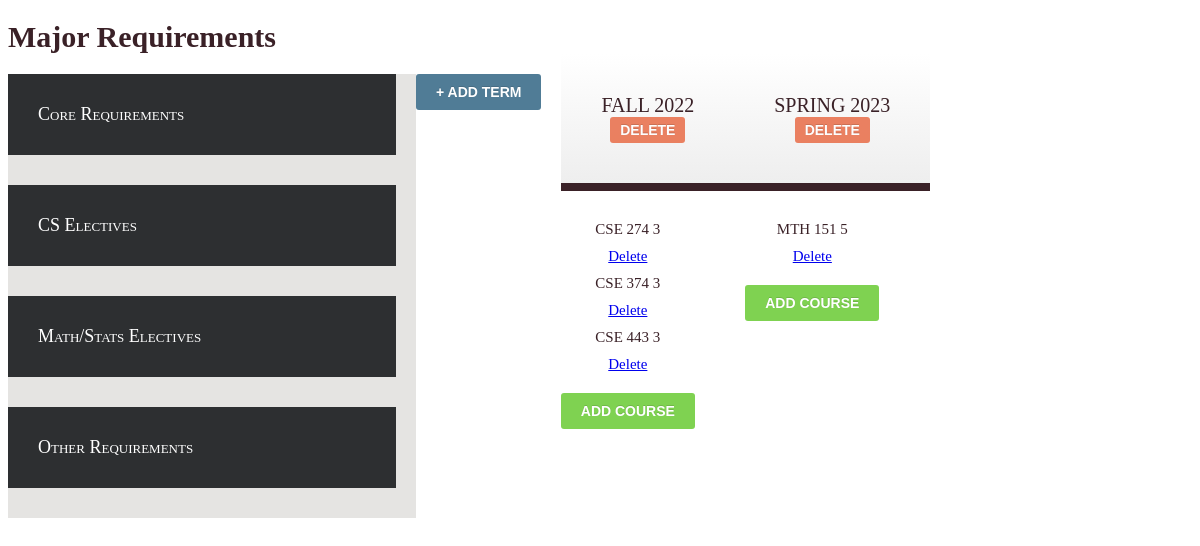
The app's page /, older data.
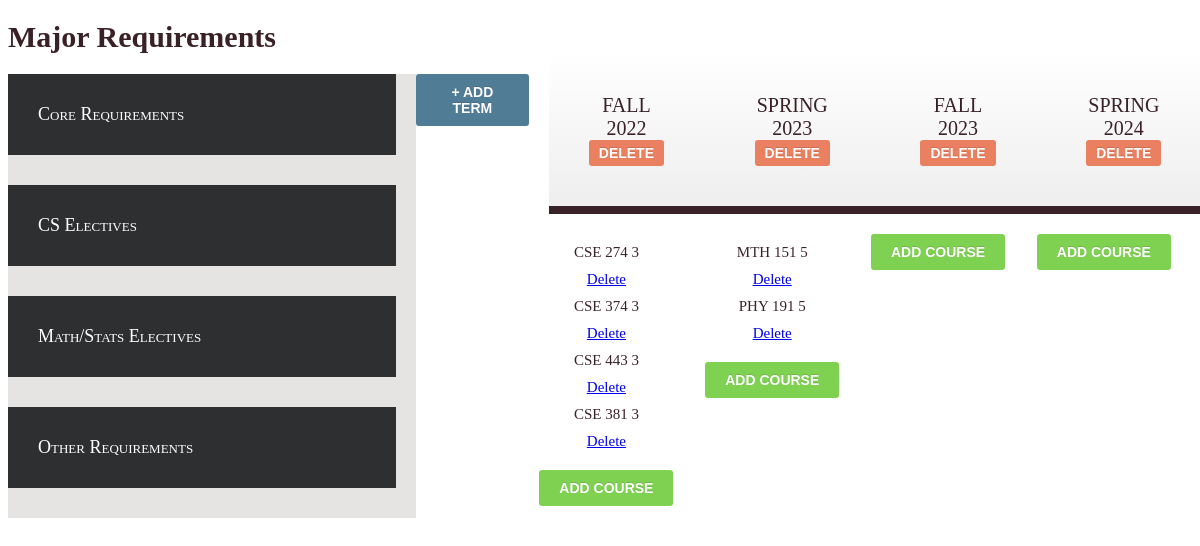
The same page, newer data.
### tables this page shows
CREATE TABLE Terms (
                    id INTEGER PRIMARY KEY AUTOINCREMENT,
                    term VARCHAR(255) NOT NULL,
                    year INTEGER
                    );

CREATE TABLE StudentCourses (
                    id INTEGER PRIMARY KEY AUTOINCREMENT,
                    termId INTEGER,
                    name VARCHAR(255) NOT NULL,
                    hours INTEGER
                    );

### server.py (the view)
@app.route('/')
def index():
    courses = []
    conn = db.connection()
    cursor = conn.cursor()
    course_cores = cs.CSE.core
    course_cs_electives = cs.CSE.cs_elective
    course_others = cs.CSE.other
    course_mthsta_electives = cs.CSE.mthsta_elective
    cursor = cursor.execute("SELECT id, term, year FROM Terms")
    terms = cursor.fetchall()
    cursor = cursor.execute("SELECT termId, name, hours FROM StudentCourses")
    student_courses = cursor.fetchall()
    conn.close()
    return render_template("index.html", course_cores=course_cores,
                                         course_cs_electives=course_cs_electives,
                                         course_mthsta_electives=course_mthsta_electives,
                                         course_others=course_others,
                                         terms=terms,
                                         student_courses=student_courses)

### db.py (called while the page is built)
def connection():
    try:
        conn = sqlite3.connect('planner.db')
    except sqlite3.error as e:
        print(e)
    return conn

### templates/index.html (shortened to what this page needs)
<!DOCTYPE html>
<html lang="en">
<head>
</head>
<body>
    <h1>Major Requirements</h1>
    <div id="flex-container">
        <div id="requirements">
            <div id="cores">
                <label for="touch-cores"><span class="requirement-header">Core Requirements</span></label>
            </div>
            <div id="cs-electives">
                <label for="touch-cs-electives"><span class="requirement-header"> CS Electives </span></label>
            </div>
            <div id="mthsta-electives">
                <label for="touch-mthsta-electives"><span class="requirement-header"> Math/Stats Electives
                    </span></label>
            </div>
            <div id="others">
                <label for="touch-other"><span class="requirement-header"> Other Requirements </span></label>
            </div>
        </div>
        <br>
        <div id="student-course">
            <div id="add-button">
                <a id="add-term">+ Add Term</a>
            </div>
            {% for term in terms %}
            <div id="term">
                <div class="student-header">{{ term[1] }} {{ term[2] }}
                    <br>
                    <a id="delete-term" href="/delete/term/{{ term[0] }}">Delete</a>
                </div>
                <ul>
                    {% for course in student_courses %}
                    {% if term[0] == course[0] %}
                    <li>{{ course[1] }} {{ course[2] }} </li>
                    <a href="/delete/course/{{ course[0] }}">Delete</a>
                    {% endif %}
                    {% endfor %}
                </ul>
                <a id="add-course">Add Course</a>
            </div>
            <br>
            {% endfor %}
        </div>
    </div>
</body>
</html>

Row changes from the older to the newer data that the page shows:
added StudentCourses: name "CSE 381", hours "3", shown under Terms (number 1 of 4 on the later page)
added StudentCourses: name "PHY 191", hours "5", shown under Terms (number 2 of 4 on the later page)
added Terms: term "FALL", year "2023"
added Terms: term "SPRING", year "2024"
